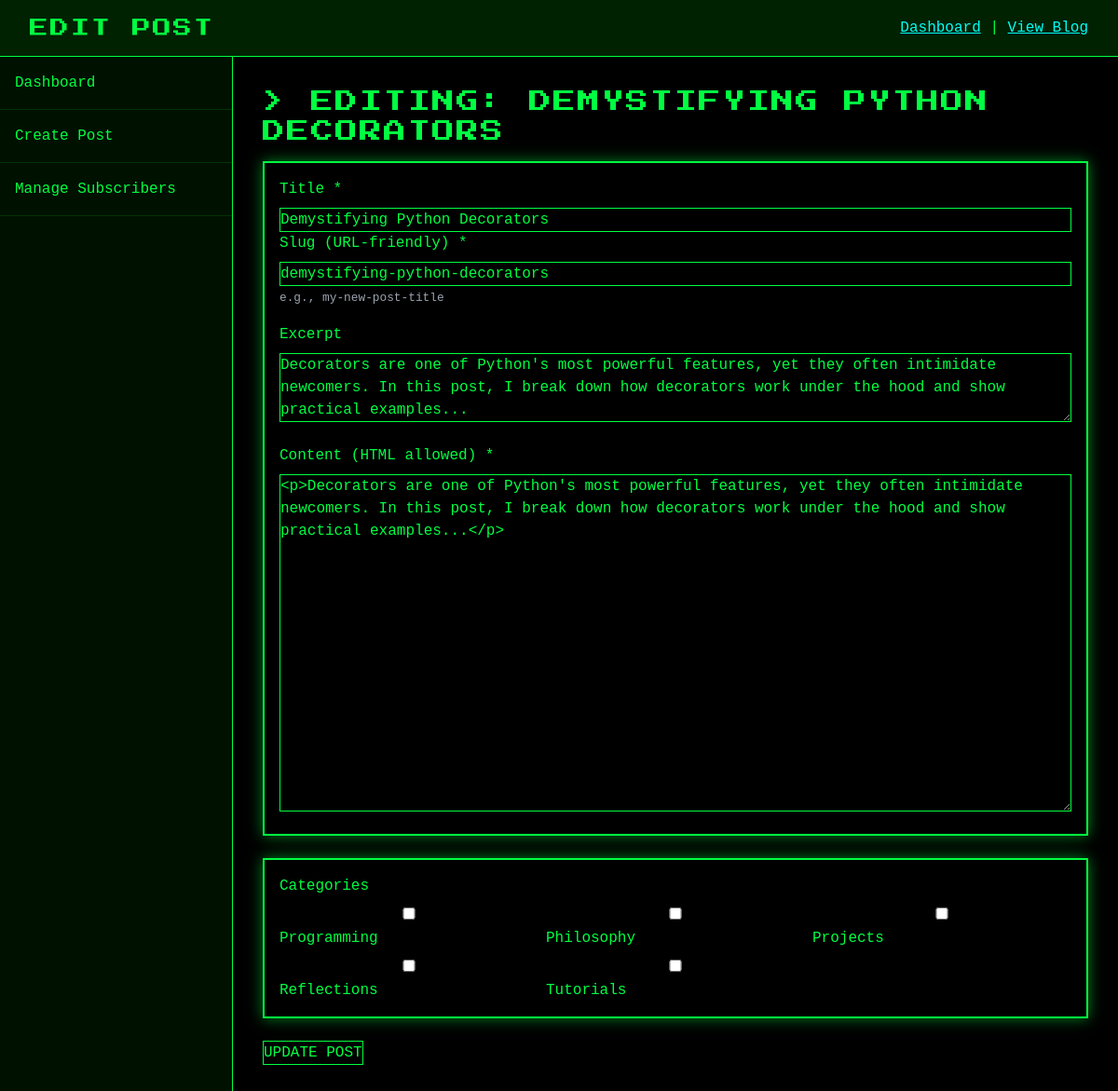
/admin/edit_post.php?id=1 (signed in), run on the app's committed database.
### tables this page shows
CREATE TABLE posts (
    id INT AUTO_INCREMENT PRIMARY KEY,
    title VARCHAR(255) NOT NULL,
    slug VARCHAR(255) UNIQUE NOT NULL,  
    content TEXT NOT NULL,
    excerpt TEXT,  
    created_at TIMESTAMP DEFAULT CURRENT_TIMESTAMP,
    updated_at TIMESTAMP DEFAULT CURRENT_TIMESTAMP ON UPDATE CURRENT_TIMESTAMP
);

CREATE TABLE categories (
    id INT AUTO_INCREMENT PRIMARY KEY,
    name VARCHAR(100) NOT NULL UNIQUE,
    slug VARCHAR(100) UNIQUE NOT NULL
);

### includes/functions.php (called while the page is built, shortened)
<?php
function escape($html) {
    return htmlspecialchars($html, ENT_QUOTES | ENT_SUBSTITUTE, "UTF-8");
}
?>

### admin/edit_post.php (the view, shortened to what this page needs)
<?php
require '../includes/db.php';
require '../includes/functions.php';
$id = $_GET['id'] ?? 0;
$stmt = $pdo->prepare("SELECT * FROM posts WHERE id = ?");
$stmt->execute([$id]);
$post = $stmt->fetch();
$categories = $pdo->query("SELECT * FROM categories")->fetchAll();
$assigned_cats_stmt = $pdo->prepare("SELECT category_id FROM post_categories WHERE post_id = ?");
$assigned_cats_stmt->execute([$id]);
$assigned_category_ids = $assigned_cats_stmt->fetchAll(PDO::FETCH_COLUMN);
?>
<!DOCTYPE html>
<html lang="en">
<head>
    <script src="https://cdn.tailwindcss.com"></script>
    <link rel="stylesheet" href="https://cdnjs.cloudflare.com/ajax/libs/font-awesome/6.4.0/css/all.min.css">
    <link rel="stylesheet" href="../style.css">
</head>
<body class="font-mono">
    <div class="admin-header flex justify-between items-center">
        <h1 class="text-xl retro-heading">EDIT POST</h1>
        <div>
            <a href="index.php" class="retro-link">Dashboard</a>
            | <a href="../index.php" class="retro-link">View Blog</a>
        </div>
    </div>
    <div class="flex">
        <nav class="admin-sidebar">
            <a href="index.php" class="nav-link">Dashboard</a>
            <a href="create_post.php" class="nav-link">Create Post</a>
            <a href="manage_subscribers.php" class="nav-link">Manage Subscribers</a>
        </nav>
        <main class="admin-content">
            <h2 class="text-2xl mb-4 retro-heading">> EDITING: <?= escape($post['title']) ?></h2>
            <form method="post">
                <div class="content-section p-4 mb-6">
                    <label for="title" class="block mb-2">Title *</label>
                    <input type="text" id="title" name="title" value="<?= escape($post['title']) ?>" required>
                    <label for="slug" class="block mb-2">Slug (URL-friendly) *</label>
                    <input type="text" id="slug" name="slug" value="<?= escape($post['slug']) ?>" required>
                    <small class="text-gray-400">e.g., my-new-post-title</small>
                    <label for="excerpt" class="block mt-4 mb-2">Excerpt</label>
                    <textarea id="excerpt" name="excerpt" rows="3"><?= escape($post['excerpt']) ?></textarea>
                    <label for="content" class="block mt-4 mb-2">Content (HTML allowed) *</label>
                    <textarea id="content" name="content" rows="15" required><?= escape($post['content']) ?></textarea>
                </div>
                <div class="content-section p-4 mb-6">
                    <label class="block mb-2">Categories</label>
                    <div class="grid grid-cols-2 md:grid-cols-3 gap-2">
                        <?php foreach ($categories as $category): ?>
                            <div>
                                <input type="checkbox" id="cat_<?= $category['id'] ?>" name="categories[]" value="<?= $category['id'] ?>"
                                    <?= in_array($category['id'], $assigned_category_ids) ? 'checked' : '' ?>>
                                <label for="cat_<?= $category['id'] ?>"><?= escape($category['name']) ?></label>
                            </div>
                        <?php endforeach; ?>
                    </div>
                </div>
                <button type="submit">UPDATE POST</button>
            </form>
        </main>
    </div>
</body>
</html>

### style.css (style rules this page uses)
.retro-heading { font-family: 'Press Start 2P', cursive; font-size: 1.5rem; text-transform: uppercase; letter-spacing: 2px; }
.content-section { border: 2px solid #00ff41; box-shadow: 0 0 15px rgba(0, 255, 65, 0.5); }
.retro-link { color: #00fff9; text-decoration: underline; transition: all 0.3s; }

### admin/edit_post.php (style rules this page uses)
body { background-color: #000; color: #00ff41; }
.admin-header { padding: 1rem 2rem; background: #002200; border-bottom: 1px solid #00ff41; }
.admin-sidebar { width: 250px; background: #001100; border-right: 1px solid #00ff41; }
.admin-content { flex: 1; padding: 2rem; }
.nav-link { display: block; padding: 1rem; color: #00ff41; text-decoration: none; border-bottom: 1px solid #003300; }
input, textarea, select { width: 100%; padding: 0.5rem; margin: 0.5rem 0 1rem 0; background: #000; border: 1px solid #00ff41; color: #00ff41; }
button { padding: 0.75rem 1.5rem; background: #003300; border: 1px solid #00ff41; color: #00ff41; cursor: pointer; }

### data on the page
posts: title "DEMYSTIFYING PYTHON DECORATORS", title "Demystifying Python Decorators", slug "demystifying-python-decorators", excerpt "Decorators are one of Python's most powerful features, yet they often intimidate newcomers. In this post, I break down how decorators work under the hood and show practical examples...", content "<p>Decorators are one of Python's most powerful features, yet they often intimidate newcomers. In this post, I break down how decorators work under the hood and show practical examples...</p>"
categories: name "Programming"
categories: name "Philosophy"
categories: name "Projects"
categories: name "Reflections"
categories: name "Tutorials"
